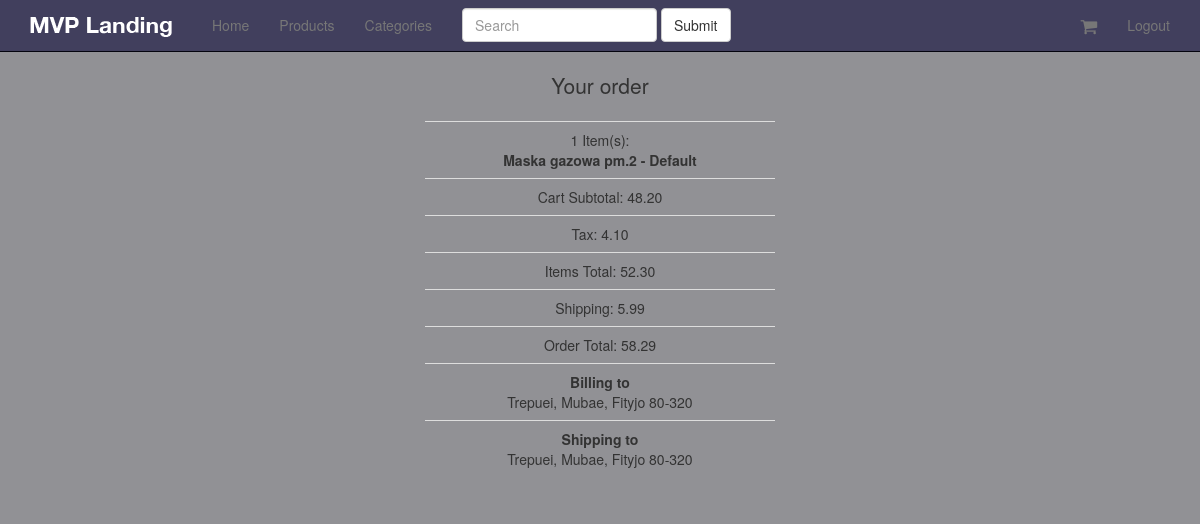
Screenshot of /orders/17/ (signed in) with the database file from the repository.
### orders/models.py (models this page shows, shortened)
class Order (models.Model):
    status = models.CharField(choices=ORDER_STATUS_CHOICES, max_length=120, default="created")
    cart = models.ForeignKey(Cart)
    user = models.ForeignKey(UserCheckout, null=True)
    billing_address = models.ForeignKey(UserAddress, related_name="billing_address", null=True)
    shipping_address = models.ForeignKey(UserAddress, related_name="shipping_address", null=True)
    shipping_total_price = models.DecimalField(max_digits=30, default=5.99, decimal_places=2)
    order_total = models.DecimalField(max_digits=30, default=0.00, decimal_places=2)
    order_id = models.CharField(max_length=20, blank=True, null=True)

class UserAddress(models.Model):
    user = models.ForeignKey(UserCheckout)
    type = models.CharField(max_length=120, choices=ADDRESS_TYPE)
    street = models.CharField(max_length=120)
    city = models.CharField(max_length=120)
    state = models.CharField(max_length=120)
    zipcode = models.CharField(max_length=120)
    def get_address(self):
        return "%s, %s, %s %s" % (self.street, self.city,
                                  self.state, self.zipcode)

### carts/models.py (models this page shows, shortened)
class Cart(models.Model):
    user = models.ForeignKey(settings.AUTH_USER_MODEL, blank=True, null=True)
    items = models.ManyToManyField(Variation, through=CartItem)
    timestamp = models.DateTimeField(auto_now_add=True, auto_now=False)
    updated = models.DateTimeField(auto_now_add=False, auto_now=True)
    tax_percentage = models.DecimalField(max_digits=5, decimal_places=5, default=0.085)
    subtotal = models.DecimalField(max_digits=30, decimal_places=2, default=0.00)
    tax_total = models.DecimalField(max_digits=30, decimal_places=2, default=0.00)
    total = models.DecimalField(max_digits=30, decimal_places=2, default=0.00)

class CartItem(models.Model):  # as intermediate model
    cart = models.ForeignKey("Cart")
    item = models.ForeignKey(Variation)
    quantity = models.PositiveIntegerField(default=1)
    line_item_total = models.DecimalField(max_digits=15, decimal_places=2)

### products/models.py (models this page shows, shortened)
class Variation(models.Model):
    product = models.ForeignKey(Product)
    title = models.CharField(max_length=120)
    inventory_size = models.IntegerField(blank=True, null=True)  # where None == unlimited amout
    price = models.DecimalField(decimal_places=2, max_digits=15)
    sale_price = models.DecimalField(decimal_places=2, max_digits=15, blank=True, null=True)
    active = models.BooleanField(default=True)
    def get_title(self):
        return "%s - %s" % (self.product.title, self.title)

class Product(models.Model):
    title = models.CharField(max_length=120)
    description = models.TextField(blank=True, null=True)
    price = models.DecimalField(decimal_places=2, max_digits=15)
    active = models.BooleanField(default=True)
    categories = models.ManyToManyField("Category", blank=True)
    default = models.ForeignKey("Category", related_name="default_category",
                                null=True, blank=True)
    objects = ProductManager()

### orders/views.py (the view)
# urls.py: url(r'^orders/(?P<pk>\d+)/$', OrderDetailView.as_view(), name='order_detail'),
class OrderDetailView(DetailView):
    model = Order
    def dispatch(self, request, *args, **kwargs):
        user = request.user
        if user.is_authenticated(): # in case: in session is someone else, not loggeed user
            user_checkout = UserCheckout.objects.get(user=user)
        else:
            try:
                user_checkout_id = request.session.get("user_checkout_id")
                user_checkout = UserCheckout.objects.get(id=user_checkout_id)
            except:
                user_checkout = None
        obj = self.get_object()
        if user_checkout and obj.user == user_checkout:
            return super(OrderDetailView, self).dispatch(request, *args, **kwargs)
        raise Http404

### templates/orders/order_detail.html
{% extends 'base.html' %}
{% block content %}
    <div class="col-sm-4 col-sm-offset-4 text-center">
    {% include "orders/order_summary_short.html" %}
    </div>
{% endblock %}

### templates/orders/order_summary_short.html
<p class="lead">Your order</p>
<table class="table">
    <tr>
        <td>
            {{ order.cart.cartitem_set.count }}
            Item(s):<br />
            {% for item in order.cart.cartitem_set.all %}
                <b>{{ item.item.get_title }}</b><br />
            {% endfor %}
        </td>
    </tr>
    <tr><td>Cart Subtotal: {{ order.cart.subtotal }}</td></tr>
    <tr><td>Tax: {{ order.cart.tax_total }}</td></tr>
    <tr><td>Items Total: {{ order.cart.total }}</td></tr>
    <tr><td>Shipping: {{ order.shipping_total_price }}</td></tr>
    <tr><td>Order Total: {{ order.order_total }}</td></tr>
    <tr><td>
        <b>Billing to</b><br />
        {{ order.billing_address.get_address }}
    </td></tr>
    <tr><td>
        <b>Shipping to</b><br />
        {{ order.shipping_address.get_address }}
    </td></tr>
</table>

### static_in_pro/our_static/css/navbar-static-top.css (style rules this page uses)
body { min-height: 1000px; background-color: #919195; }

### rows the page displays
Order: cart.cartitem_set.count "1", cart.subtotal "48.20", cart.tax_total "4.10", cart.total "52.30", shipping_total_price "5.99", order_total "58.29", billing_address.get_address "Trepuei, Mubae, Fityjo 80-320", shipping_address.get_address "Trepuei, Mubae, Fityjo 80-320"
CartItem: item.get_title "Maska gazowa pm.2 - Default"
